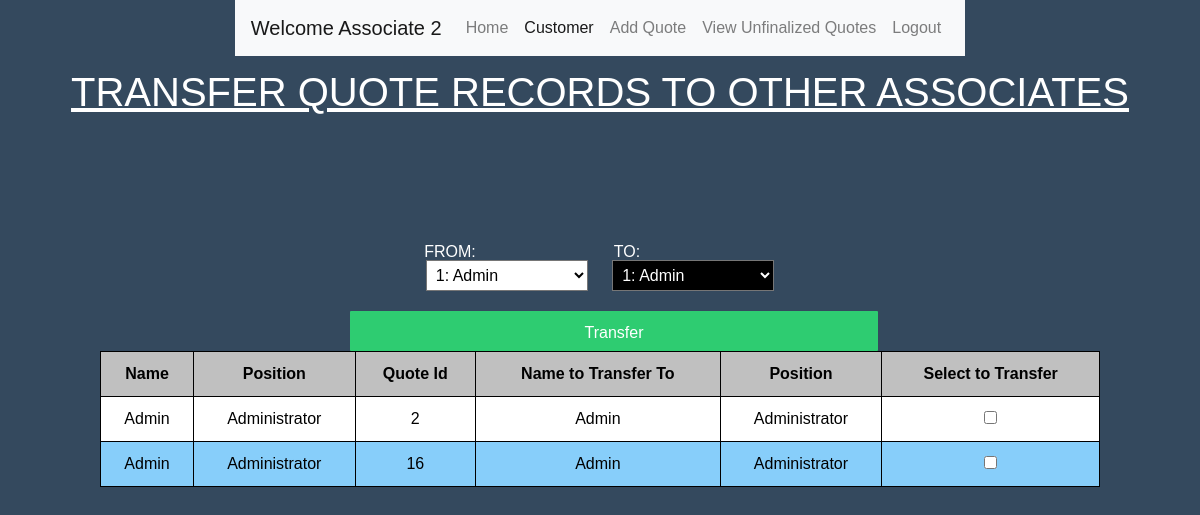
The page /transferQuote.php (signed in) on the database its author committed.
### tables this page shows
create table Quote(
    Quote_Id  INT            NOT NULL PRIMARY KEY AUTO_INCREMENT,
    User_Id   INT            NOT NULL,
    Cust_Id   INT            NOT NULL,
    SNote     VARCHAR(1000),
    Status    CHAR(11)       NOT NULL DEFAULT "Unfinalized",
    Date      DATETIME       NOT NULL DEFAULT CURRENT_TIMESTAMP,
    Discount  DECIMAL(15,2),
    Percent   BOOLEAN,

    foreign key(User_Id) references Associate(User_Id)
);

create table Associate(
    User_Id  INT             NOT NULL PRIMARY KEY AUTO_INCREMENT,
    Name     CHAR(50)        NOT NULL,
    Password VARCHAR(50)     NOT NULL,
    Accu_Com DECIMAL(15,2)   NOT NULL,
    Address  VARCHAR(100)    NOT NULL,
    Pos      INT             NOT NULL DEFAULT 0
);

### transferQuote.php (the view, shortened to what this page needs)
<!DOCTYPE html>
<html>
<head>
<link rel="stylesheet" href="https://stackpath.bootstrapcdn.com/bootstrap/4.3.1/css/bootstrap.min.css">
<link rel="stylesheet" href="manage.css">
</head>
<body>
  <?php require "navbar.php"?>
    <h1>TRANSFER QUOTE RECORDS TO OTHER ASSOCIATES</h1>
    <br>
    <p class="MYP" id="FROM">FROM:</p>
    <p class="MYP" id="TO">TO:</p>
</body>
<?php
  $getAssocInfo = "select User_Id, Name from Associate;";
  $result2 = $pdo->query($getAssocInfo);
  $getAssocInfo2 = "select User_Id, Name from Associate;";
  $result3 = $pdo->query($getAssocInfo2);
  if (isset($_POST['Asso1']))
  {
    $getQuoteRecord = "select Associate.User_Id, Name, Pos, Quote_Id, Status from Associate, Quote
    where Associate.User_Id = ".$_POST['Asso1']." and Quote.User_Id = ".$_POST['Asso1'].";";
    $User_Id = $_POST['Asso1'];
    $User_Id2 = $_POST['Asso2'];
  }
  else
  {
    $get1Assoc = "select User_Id from Associate;";
    $get1 = $pdo->query($get1Assoc);
    $getFirst = $get1->fetch();
    $first = $getFirst['User_Id'];
    $getQuoteRecord = "select Associate.User_Id, Name, Pos, Quote_Id, Status from Associate, Quote
    where Associate.User_Id = ".$first." and Quote.User_Id = ".$first.";";
  }
  $result = $pdo->query($getQuoteRecord);
?>
  <form action="" method="POST" id="AssoForm">
    <select id="Asso1" class="CUSTOMSELECT" name="Asso1" onchange="submit()">
      <?php while ($AssocInfo = $result2->fetch()):?>
        <option <?php if (isset($User_Id)){if ($User_Id == $AssocInfo['User_Id']) {echo "selected";}} else if (isset($first)){ if ($first == $AssocInfo['User_Id']) {echo "selected";}}?> value=<?php echo "\"".$AssocInfo['User_Id']."\"";?>><?php echo $AssocInfo['User_Id'].": ".$AssocInfo['Name'];?></option>
      <?php endwhile;?>
    </select>
    <select id="Asso2" class="CUSTOMSELECT" name="Asso2" onchange="submit()">
      <?php while ($AssocInfo2 = $result3->fetch()):?>
        <option <?php if (isset($User_Id2)){if ($User_Id2 == $AssocInfo2['User_Id']) {echo "selected";}} ?> value=<?php echo "\"".$AssocInfo2['User_Id']."\"";?>><?php echo $AssocInfo2['User_Id'].": ".$AssocInfo2['Name'];?></option>
      <?php endwhile;?>
    </select>
  </form>
  <?php
    if (isset($User_Id2)) {$Id2 = $User_Id2;} else {$Id2 = $first;}
    $getA2Name = "select Name, Pos from Associate where User_Id = ".$Id2.";";
    $result4 = $pdo->query($getA2Name);
    $A2Name = $result4->fetch();
    $Name2 = $A2Name['Name'];
    $Pos2 = $A2Name['Pos'];
  ?>
<form action = "processTransfer.php" method = "POST">
  <table>
    <tr align: left;>
      <th>Name</th>
      <th>Position</th>
      <th>Quote Id</th>
      <th>Name to Transfer To</th>
      <th>Position</th>
      <th>Select to Transfer</th>
    </tr>
    <?php while ($QuoteInfo = $result->fetch()):?>
      <tr>
        <td><?php echo $QuoteInfo['Name'];?></td>
        <td><?php if ($QuoteInfo['Pos'] == 2) {echo "Administrator";} else if ($QuoteInfo['Pos'] == 1) {echo "Employee";} else {echo "Associate";}?></td>
        <td><?php echo $QuoteInfo['Quote_Id'];?></td>
        <td><?php echo $Name2;?></td>
        <td><?php if ($Pos2 == 2) {echo "Administrator";} else if ($Pos2 == 1) {echo "Employee";} else {echo "Associate";}?></td>
        <td>
          <input type="checkbox" name='QId[]' value=<?php echo "\"".$QuoteInfo['Quote_Id']."\"";?>>
        </td>
      </tr>
    <?php endwhile;?>
        <input type="submit" class="SUBMIT" name="Transfer Quotes" value="Transfer"/>
  </table>
</form>
</html>

### manage.css (style rules this page uses)
* { margin:0; padding: 0; font-family: sans-serif; box-sizing: border-box; }
body { height: 50vh; display: grid; place-items: center; background: #34495e; }
table { width: 1000px; }
table, td, th { padding: 10px; border: 1px solid black; border-collapse: collapse; text-align: center; }
td { font-size: 16px; }
th { background-color:silver; color:black; }
tr:nth-child(odd) { background-color:lightskyblue; color:black; }
tr:nth-child(even) { background-color:white; color:black; }
h1 { color:white; text-decoration: underline; text-transform: uppercase; font-weight: 500; padding:12px; }
.SUBMIT { width:20%; background:#2ecc71; color:white; border: 0; padding:10px; border-radius:1px; height: 40px; width: 528px; position:relative; left:250px; }
.CUSTOMSELECT { margin-top: 20px; padding:5px; background:black; margin-bottom: 20px; color:white; }
#Asso1 { margin-right:20px; background:white; color:black; }
.MYP { color:white; }
#FROM { position:relative; left:-150px; top:80px; }
#TO { position:relative; left:27px; top:40px; }

### rows shown on the page
quote: User_Id.Name "Admin", Quote_Id "2"
quote: User_Id.Name "Admin", Quote_Id "16"

### other values the page prints
$_SESSION["user_id"] "2"
form field Asso1 "1: Admin"
form field Asso2 "1: Admin"
